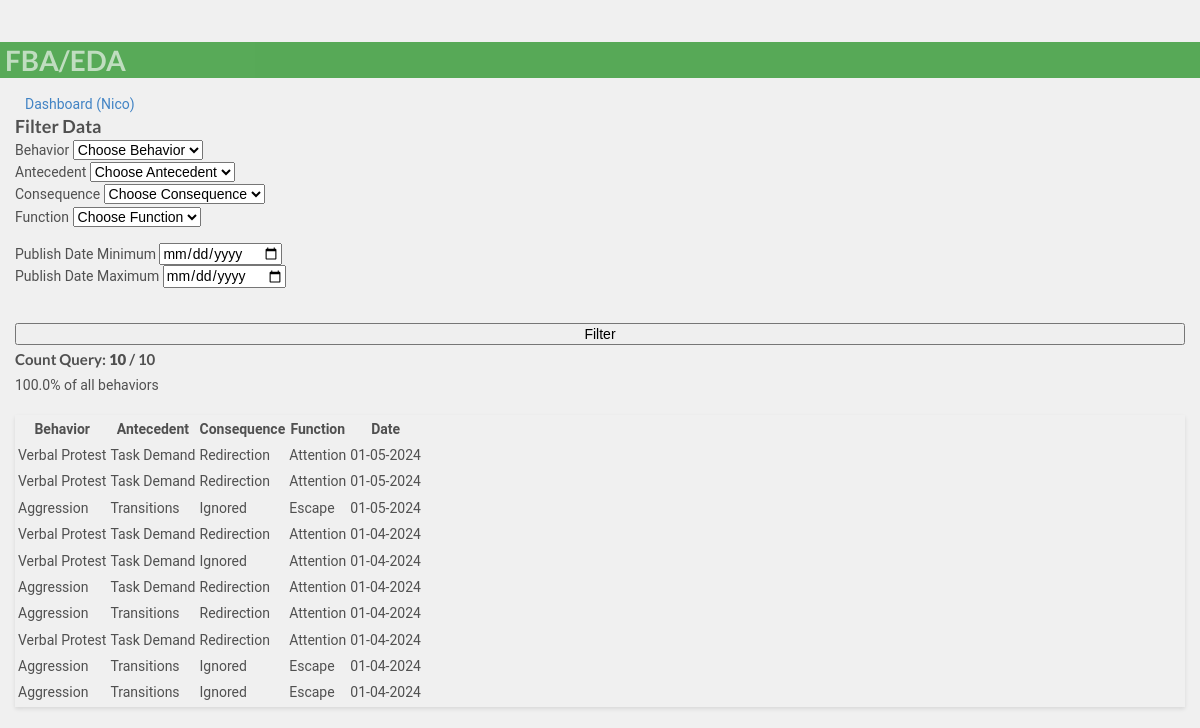
Page /filter_data/2/ on the committed database.
### bip/models.py (models this page shows, shortened)
class Student(models.Model):
        studentname= models.CharField(max_length=30,verbose_name= 'Name', null=True, blank=True)
        slug = models.SlugField(max_length=150,null=False,unique=False,blank=False,
        verbose_name=("Unique Identifier"),
        help_text=(
            "*Unique Identification allows another to use FBO form if provided by you only"
        ),
    )
        user_student = models.ForeignKey(User, on_delete=models.CASCADE,  default=None,related_name="postts")

class Case(models.Model):
        student= models.ForeignKey(Student,on_delete=models.CASCADE)
        behavior = models.ForeignKey(Behavior, on_delete=models.CASCADE)
        user = models.ForeignKey(User, on_delete=models.CASCADE, default=None)
        anticedent = models.ForeignKey(Anticedent,on_delete=models.CASCADE, verbose_name='Antecedent')
        function = models.ForeignKey(Function,on_delete=models.CASCADE)
        consequence = models.ForeignKey(Consequence,on_delete=models.CASCADE)
        enviroment = models.ForeignKey(Enviroment,on_delete=models.CASCADE, null=True, blank=True, verbose_name='Setting')
        date_created = models.DateField(null=True, blank=True, default=timezone.now)
        duration = models.PositiveIntegerField(null=True, blank=True, verbose_name='Duration')
        time = models.TimeField(null=True, blank=True)
        frequency = models.PositiveIntegerField(null=True, blank=True,  default=1, verbose_name='Frequency')
        intensity = models.PositiveIntegerField(null=True, blank=True,  default=1, validators=[
            MinValueValidator(1, message='Intensity must be at least 1(Mild).'),
            MaxValueValidator(3, message='Intensity options are 1(Mild), 2(Moderate),and 3(Severe).')
        ],
        verbose_name='Intensity')
        class Meta:
            ordering = ['-date_created']

class Behavior(models.Model):
        behaviorincident = models.CharField(max_length=30,verbose_name= 'Behavior')
        behavior_definition = models.CharField(null=True, blank=True, max_length=1000,verbose_name= 'Behavior Definition')
        student= models.ForeignKey(Student,on_delete=models.CASCADE)
        user = models.ForeignKey(User, on_delete=models.CASCADE,  default=None)
        def __str__(self):
          return self.behaviorincident

class Anticedent(models.Model):
        anticedentincident = models.CharField(max_length=50,verbose_name= 'Antecedent', null=True, blank=True)
        student= models.ForeignKey(Student,on_delete=models.CASCADE)
        anticedent_definition = models.CharField(null=True, blank=True, max_length=1000, verbose_name= 'Antecedent Definition')
        user = models.ForeignKey(User, on_delete=models.CASCADE,  default=None)
        def __str__(self):
          return self.anticedentincident

class Consequence(models.Model):
        behaviorconsequence = models.CharField(max_length=30, null=True, blank=True,verbose_name= 'Consequence')
        student= models.ForeignKey(Student,on_delete=models.CASCADE)
        user = models.ForeignKey(User, on_delete=models.CASCADE,  default=None)
        def __str__(self):
          return self.behaviorconsequence

class Function(models.Model):
        behaviorfunction = models.CharField(max_length=30, null=True, blank=True,verbose_name= 'Function')
        student= models.ForeignKey(Student,on_delete=models.CASCADE)
        user = models.ForeignKey(User, on_delete=models.CASCADE,  default=None)
        def __str__(self):
          return self.behaviorfunction

### bip/views.py (the view)
# urls.py: path('filter_data/<pk>/', views.filter_data, name='filter_data'),
def filter_data(request, pk):
    student = get_object_or_404(Student, pk=pk)
    student_cases = student.case_set.all()
    behavior_query = request.GET.get('behavior')
    anticedent_query = request.GET.get('anticedent')
    consequence_query = request.GET.get('consequence')
    function_query = request.GET.get('function')
    date_min = request.GET.get('date_min')
    date_max = request.GET.get('date_max')
    qs = student_cases
    if is_valid_queryparam(behavior_query) and behavior_query != 'Choose Behavior':
        qs = qs.filter(Q(behavior__behaviorincident=behavior_query))
    if is_valid_queryparam(anticedent_query) and anticedent_query != 'Choose Antecedent':
        qs = qs.filter(Q(anticedent__anticedentincident=anticedent_query))
    if is_valid_queryparam(consequence_query) and consequence_query != 'Choose Consequence':
        qs = qs.filter(Q(consequence__behaviorconsequence=consequence_query))
    if is_valid_queryparam(function_query) and function_query != 'Choose Function':
        qs = qs.filter(Q(function__behaviorfunction=function_query))
    if is_valid_queryparam(date_min):
        qs = qs.filter(Q(date_created__gte=date_min))
    if is_valid_queryparam(date_max):
        qs = qs.filter(Q(date_created__lt=date_max))
    qs_count = qs.count()
    total_beh = student_cases.count()
    beh_devide = (qs_count / total_beh) * 100 if total_beh else None
    context = {
        'queryset': qs,
        'student_cases': student_cases,
        'behaviorset': student.behavior_set.all(),
        'anticedentset': student.anticedent_set.all(),
        'functionset': student.function_set.all(),
        'consequenceset': student.consequence_set.all(),
        'case': Case.objects.all(),
        'qs_count': qs_count,
        'student': student,
        'values': request.GET,
        'total_beh': total_beh,
        'beh_devide': beh_devide
    }
    return render(request, 'bip/filter_data.html', context)

### bip/context_processors.py (called while the page is built)
def user_context(request):
    user = get_user(request)
    return {'user': user}

### bip/views.py (called while the page is built)
def is_valid_queryparam(param):
    return param != '' and param is not None

### bip/templates/bip/filter_data.html (shortened to what this page needs)
{% extends 'partials/base.html' %}
{% block content %}
{% load crispy_forms_tags %}
<div class="container mt-4">
  <a class="btn btn-outline-info btn-sm btn-block" href="{% url 'bip:dashboard' student.id %}">Dashboard ({{student.studentname}})</a>
  <br>
  <div class="text-center mb-4">
    <h3>Filter Data</h3>
  </div>
  <form method="GET" action="." class="filter-form">
    <div class="form-row">
      <div class="form-group col-md-2">
        <label for="behavior">Behavior</label>
        <select id="behavior" class="form-control" name="behavior">
          <option selected>Choose Behavior</option>
        </select>
      </div>
      <div class="form-group col-md-2">
        <label for="anticedent">Antecedent</label>
        <select id="anticedent" class="form-control" name="anticedent">
          <option selected>Choose Antecedent</option>
        </select>
      </div>
      <div class="form-group col-md-2">
        <label for="consequence">Consequence</label>
        <select id="consequence" class="form-control" name="consequence">
          <option selected>Choose Consequence</option>
        </select>
      </div>
      <div class="form-group col-md-2">
        <label for="function">Function</label>
        <select id="function" class="form-control" name="function">
          <option selected>Choose Function</option>
        </select>
      </div>
    </div>
    <div class="form-row">
      <div class="form-group col-md-2 col-lg-2">
        <label for="publishDateMin">Publish Date Minimum</label>
        <input type="date" class="form-control" id="publishDateMin" name="date_min">
      </div>
      <div class="form-group col-md-2 col-lg-2">
        <label for="publishDateMax">Publish Date Maximum</label>
        <input type="date" class="form-control" id="publishDateMax" name="date_max">
      </div>
    </div>
    <button type="submit" class="btn btn-success btn-filter">Filter</button>
  </form>
  <div class="query-count text-center my-4">
    <h4>Count Query: <b>{{ qs_count }}</b> / {{ total_beh }}</h4>
    <p>{{ beh_devide|floatformat:1 }}% of all behaviors</p>
  </div>
  <div class="row">
    <div class="col-md">
      <div class="card">
        <div class="card-body">
          <table class="table table-hover">
            <tr>
              <th>Behavior</th>
              <th>Antecedent</th>
              <th>Consequence</th>
              <th>Function</th>
              <th>Date</th>
            </tr>
            {% for attributes in queryset %}
            <tr>
              <td>{{ attributes.behavior }}</td>
              <td>{{ attributes.anticedent }}</td>
              <td>{{ attributes.consequence }}</td>
              <td>{{ attributes.function }}</td>
              <td>{{ attributes.date_created|date:'m-d-Y' }}</td>
            </tr>
            {% endfor %}
          </table>
        </div>
      </div>
    </div>
  </div>
</div>
{% endblock %}

### staticfiles/static_cdn/static_root/css/style.css (style rules this page uses)
body { background: white }
body { padding-top: 3rem; padding-bottom: 3rem; color: rgb(var(--bs-tertiary-color-rgb)); }

### bip/templates/bip/filter_data.html (style rules this page uses)
body { font-family: 'Roboto', sans-serif; background-color: #f0f0f0; color: #505050; line-height: 1.6; }
.container { max-width: 1200px; margin: auto; padding: 15px; }
.filter-form .form-row { margin-bottom: 15px; }
.form-group { margin-right: 10px; }
.btn-filter { margin-top: 20px; width: 100%; }
.query-count h4, .query-count p { margin: 5px 0; }
.card { box-shadow: 0 2px 4px rgba(0, 0, 0, 0.1); }
.table { margin-top: 20px; }
.btn-outline-info { width: 100%; padding: 10px; margin-bottom: 20px; }

### rows in the picture
Student: studentname "Nico"
Case: behavior "Verbal Protest", anticedent "Task Demand", consequence "Redirection", function "Attention", date_created "01-05-2024"
Case: behavior "Verbal Protest", anticedent "Task Demand", consequence "Redirection", function "Attention", date_created "01-05-2024"
Case: behavior "Aggression", anticedent "Transitions", consequence "Ignored", function "Escape", date_created "01-05-2024"
Case: behavior "Verbal Protest", anticedent "Task Demand", consequence "Redirection", function "Attention", date_created "01-04-2024"
Case: behavior "Verbal Protest", anticedent "Task Demand", consequence "Ignored", function "Attention", date_created "01-04-2024"
Case: behavior "Aggression", anticedent "Task Demand", consequence "Redirection", function "Attention", date_created "01-04-2024"
Case: behavior "Aggression", anticedent "Transitions", consequence "Redirection", function "Attention", date_created "01-04-2024"
Case: behavior "Verbal Protest", anticedent "Task Demand", consequence "Redirection", function "Attention", date_created "01-04-2024"
Case: behavior "Aggression", anticedent "Transitions", consequence "Ignored", function "Escape", date_created "01-04-2024"
Case: behavior "Aggression", anticedent "Transitions", consequence "Ignored", function "Escape", date_created "01-04-2024"

### other values in the picture
{{ qs_count }} "10"
{{ total_beh }} "10"
{{ beh_devide|floatformat:1 }} "100.0"
